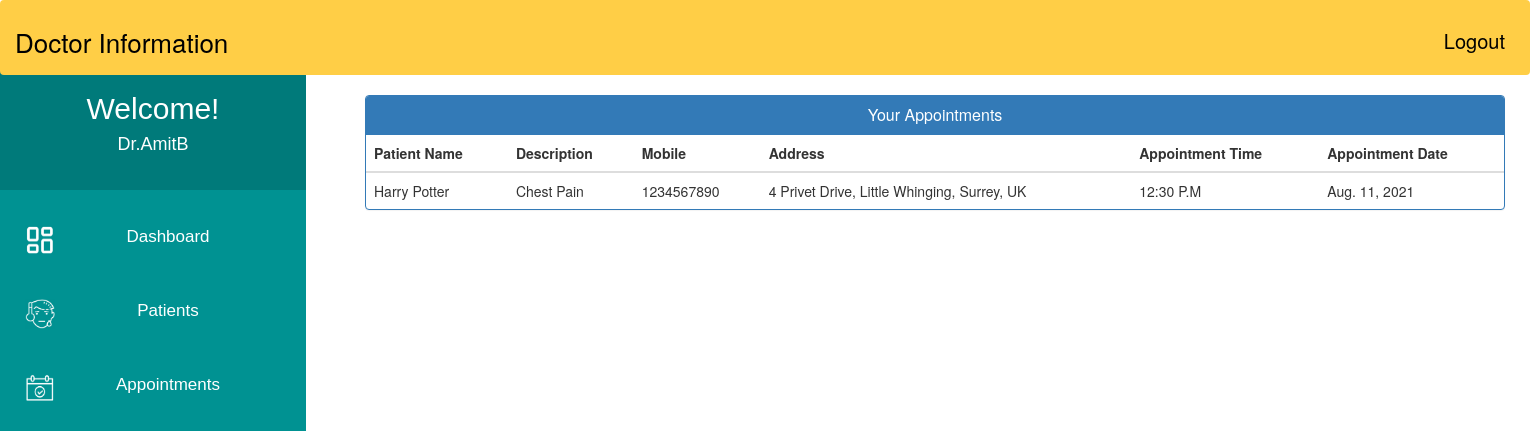
The page /doctor_view_appointment/ (signed in) on the database its author committed.
### MyApp/models.py (models this page shows, shortened)
class Appointment(models.Model):
    patientId=models.PositiveIntegerField(null=True)
    doctorId=models.PositiveIntegerField(null=True)
    patientName=models.CharField(max_length=40,null=True)
    doctorName=models.CharField(max_length=40,null=True)
    appointmentDate=models.DateField(null=False)
    description=models.TextField(max_length=500)
    status=models.BooleanField(default=False)
    time = models.CharField(max_length=10, choices=Time,default="")

class Patient(models.Model):
    user = models.OneToOneField(User, on_delete=models.CASCADE)
    Patient_First_Name = models.CharField(max_length=50, default="")
    Patient_Last_Name = models.CharField(max_length=50, default="")
    gender = models.CharField(max_length=10, choices=GENDER)
    contact = models.CharField(max_length=10)
    address = models.CharField(max_length=350)
    symptoms = models.CharField(max_length=500, default="")
    status = models.BooleanField(default=False)
    admitDate = models.DateField(auto_now=True)
    assignedDoctorId = models.PositiveIntegerField(null=True)

### MyApp/views.py (the view)
# urls.py: path('doctor_view_appointment/', views.doctor_view_appointment, name="doctor_view_appointment"),
@login_required
def doctor_view_appointment(request):
    doctor=Doctor.objects.get(user_id=request.user.id)
    appointments=Appointment.objects.all().filter(status=True,doctorId=request.user.id)
    patientid=[]
    for a in appointments:
        patientid.append(a.patientId)
    patients=Patient.objects.all().filter(status=True,user_id__in=patientid)
    appointments=zip(appointments,patients)
    return render(request,'MyApp/doctor_view_appointment.html',{'appointments':appointments,'doctor':doctor})

### templates/MyApp/doctor_view_appointment.html (shortened to what this page needs)
{% extends 'MyApp/doctor_base.html' %}
{% block content_dashboard %}
{%load static%}
<head>
  <link href="//netdna.bootstrapcdn.com/bootstrap/3.0.0/css/bootstrap.min.css" rel="stylesheet" id="bootstrap-css">
</head>
<body>
<div class="container">
  <div class="panel panel-primary">
    <div class="panel-heading">
      <h6 class="panel-title">Your Appointments</h6>
    </div>
    <table class="table table-hover" id="dev-table">
      <thead>
        <tr>
          <th>Patient Name</th>
          <th>Description</th>
          <th>Mobile</th>
          <th>Address</th>
          <th>Appointment Time</th>
          <th>Appointment Date</th>
        </tr>
      </thead>
      {% for a,p in appointments %}
      <tr>
        <td>{{a.patientName}}</td>
        <td>{{a.description}}</td>
        <td>{{p.contact}}</td>
        <td>{{p.address}}</td>
        <td>{{a.time}}</td>
        <td>{{a.appointmentDate}}</td>
      </tr>
      {% endfor %}
    </table>
  </div>
</div>
{% endblock content_dashboard %}

### templates/MyApp/doctor_base.html (shortened to what this page needs)
<!DOCTYPE html>
{% load staticfiles %}
<html lang="en">
<head>
     <link href="//netdna.bootstrapcdn.com/bootstrap/3.0.0/css/bootstrap.min.css" rel="stylesheet" id="bootstrap-css">
</head>
<body>
    <div class="navbar">
        <a>Doctor Information</a>
        <a href="{% url 'MyApp:logout' %}" class="logoutbtn">Logout</a>
    </div>
     <div class="sidebar">
        <div class="userprofile">
            <h2 style="color:white; font-family:sans-serif; padding-top:25px; text-align:center; margin:0px;">Welcome!</h2>
            <h4 style="color:white; font-family:sans-serif; text-align:center; padding-bottom:35px;">{{request.user.username}}</h4>
        </div>
        <a href="{% url 'MyApp:doctor_dashboard' %}"><img class="icon" src="{% static "images/PDash.png" %}">Dashboard</a>
        <a href="{% url 'MyApp:doctor_patient' %}"><img class="icon" src="{% static "images/PIcon.png" %}">Patients</a>
        <a href="{% url 'MyApp:doctor_appointment' %}"><img class="icon" src="{% static "images/ApptIcon.png" %}">Appointments</a>
    </div>
{%  block content_dashboard %}
{%  endblock content_dashboard %}
</body>
</html>

### templates/MyApp/doctor_base.html (style rules this page uses)
body { background-color: rgb(255, 255, 255); padding: 0px; margin-top: 0px; margin-left: 0px; margin-right: 0px; margin-bottom: 0px; }
.navbar { overflow: hidden; background-color: rgb(255, 206, 70); height:75px; width:100%; padding-top:22px; z-index:1; top:0; position:fixed; display:block; }
.navbar a { float: left; display:block; font-size: 26px; color: black; text-align: center; padding-left:14px; text-decoration: none; }
.navbar .logoutbtn { float: right; display:block; font-size: 20px; color: black; text-align: center; padding-top:4px; padding-right:24px; text-decoration: none; }
.sidebar .userprofile { background-color: rgb(0, 122, 122); }
.sidebar { margin-top: 0px; padding-top: 0px; width: 20%; text-align: center; height=100vh; background-color: rgb(0, 146, 146); font-family: sans-serif; font-size:17px; font-weight: normal; position: fixed; top: 67px; left: 0; bottom: 0; }
.sidebar a { display: block; color: white; padding: 25px; text-decoration: none; }
.icon { float:left; width:30px; height:30px; }

### templates/MyApp/doctor_view_appointment.html (style rules this page uses)
.container { margin-left: 350px; margin-right: 50px; }
a:link { text-decoration: none; }
h6 { text-align: center; }

### rows shown on the page
Appointment: patientName "Harry Potter", description "Chest Pain", contact "1234567890", address "4 Privet Drive, Little Whinging, Surrey, UK", time "12:30 P.M", appointmentDate "Aug. 11, 2021"

### other values the page prints
{{ request.user.username }} "Dr.AmitB"
